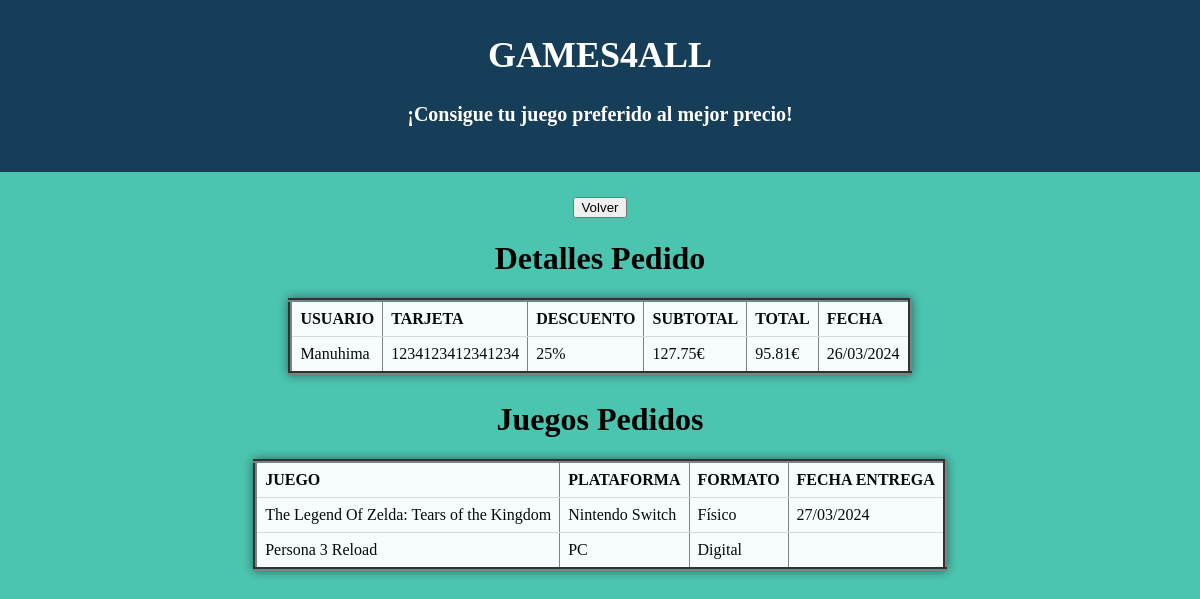
The page /detalles_pedido.php?id=5 (signed in) on the database its author committed.
### tables this page shows
CREATE TABLE `pedido` (
  `id_pedido` int(11) NOT NULL,
  `id_usuario` int(11) NOT NULL,
  `id_tarjeta` int(11) NOT NULL,
  `descuento` int(11) DEFAULT NULL,
  `subtotal` decimal(10,2) NOT NULL,
  `fecha` date NOT NULL
);

CREATE TABLE `usuario` (
  `id_usuario` int(11) NOT NULL,
  `rol` varchar(15) NOT NULL DEFAULT 'usuario',
  `alias` varchar(15) NOT NULL,
  `password` varchar(15) NOT NULL,
  `correo` varchar(30) NOT NULL,
  `nombre` varchar(60) NOT NULL,
  `pais` varchar(20) NOT NULL,
  `ciudad` varchar(20) NOT NULL,
  `direccion` varchar(40) NOT NULL,
  `cod_postal` varchar(8) NOT NULL
);

CREATE TABLE `tarjeta` (
  `id_tarjeta` int(11) NOT NULL,
  `numero` varchar(17) NOT NULL,
  `caducidad` date NOT NULL,
  `titular` varchar(60) NOT NULL,
  `id_usuario` int(11) NOT NULL
);

CREATE TABLE `juegos_pedido` (
  `id_pedido` int(11) NOT NULL,
  `id_juego` int(11) NOT NULL,
  `fecha_entrega` date DEFAULT NULL
);

CREATE TABLE `juego` (
  `id_juego` int(11) NOT NULL,
  `plataforma` enum('PC','Nintendo Switch','PlayStation 4','PlayStation 5','Xbox One','Xbox Series') NOT NULL,
  `titulo` varchar(80) NOT NULL,
  `precio` decimal(10,2) NOT NULL,
  `rebaja` int(11) NOT NULL,
  `stock` int(11) NOT NULL,
  `formato` int(11) NOT NULL
);

### detalles_pedido.php (the view, shortened to what this page needs)
<?php
    if(isset($_GET['id']) && !empty($_GET['id'])) {
        $id_pedido = $_GET['id'];
        $conexion = new mysqli("localhost", "root", "", "games4all");
        $rol = $_COOKIE['rol'];
?>
<!DOCTYPE html>
<html>
    <head>
        <link rel="stylesheet" href="estilos.css">
        <div id="header">
        <h1>GAMES4ALL</h1>
        <h4>¡Consigue tu juego preferido al mejor precio!</h4>
    </div>
    </head>
    <body style="background-color: #4CC5B0; color: #000000;">
    <div style="text-align: center;">
        <div>
        <?php
            if ($rol === 'administrador') {
                echo '<form method="POST" action="gestionar_pedidos.php">
                      <input type="submit" value="Volver">';
            } else {
                echo '<form method="POST" action="consultar_pedidos.php">
                      <input type="submit" value="Volver">';
            }
            ?>
        </div>
        <h1>Detalles Pedido</h1>
    </div>
    <div style="display: inline-block; background-color: #ffffff; opacity: 0.95; box-shadow: 0 0 10px 0 rgba(0,0,0,0.5); ">
        <table border='4' style='border-collapse: collapse;'>
            <tr>
                <th>USUARIO</th>
                <th>TARJETA</th>
                <th>DESCUENTO</th>
                <th>SUBTOTAL</th>
                <th>TOTAL</th>
                <th>FECHA</th>
            </tr>
            <?php
            $sql = "SELECT p.id_pedido, u.alias, t.numero, IFNULL(p.descuento, 0) as descuento, p.subtotal, p.fecha FROM pedido p JOIN usuario u ON p.id_usuario = u.id_usuario JOIN tarjeta t ON p.id_tarjeta = t.id_tarjeta WHERE p.id_pedido = ".$id_pedido."";
            $resultado = $conexion->query($sql);
            while ($fila = $resultado->fetch_assoc()) {
                echo "<tr>
                        <td>".$fila['alias']."</td>
                        <td>".$fila['numero']."</td>
                        <td>".$fila['descuento']."%</td>
                        <td>".$fila['subtotal']."€</td>
                        <td>".number_format($fila['subtotal']-($fila['subtotal']*($fila['descuento'] / 100)),2)."€</td>
                        <td>";echo date('d/m/Y', strtotime($fila['fecha']));"</td>
                    </tr>";
            }
            ?>
        </table>
    </div>
    <div>
        <h1 style="text-align: center;">Juegos Pedidos</h1>
        <div style="display: inline-block; background-color: #ffffff; opacity: 0.95; box-shadow: 0 0 10px 0 rgba(0,0,0,0.5); ">
            <table border='4' style='border-collapse: collapse;'>
                <tr>
                    <th>JUEGO</th>
                    <th>PLATAFORMA</th>
                    <th>FORMATO</th>
                    <th>FECHA ENTREGA</th>
                </tr>
                <?php
                $sql = "SELECT p.id_pedido, j.titulo, j.plataforma, j.formato, jp.fecha_entrega FROM pedido p JOIN juegos_pedido jp ON p.id_pedido = jp.id_pedido JOIN juego j ON jp.id_juego = j.id_juego WHERE p.id_pedido = ".$id_pedido."";
                $resultado = $conexion->query($sql);
                while ($fila = $resultado->fetch_assoc()) {
                    echo "<tr>
                            <td>".$fila['titulo']."</td>
                            <td>".$fila['plataforma']."</td>
                            <td>".($fila['formato'] == 0 ? "Físico" : "Digital")."</td>
                            <td>".($fila['formato'] == 0 ? date('d/m/Y', strtotime($fila['fecha_entrega'])) : '')."</td>
                        </tr>";
                }
                ?>
            </table>
        </div>
    </div>
    <?php
    } else {
        echo "ID de pedido no proporcionado.";
    }
    ?>
</body>
</html>

### estilos.css (style rules this page uses)
body { background: url('fondo.png') no-repeat center center fixed; background-size: contain; text-align: center; color: #4CC5B0; margin: 0; }
#header { background-color: #173E59; color: #ffffff; padding: 20px; margin-top: -10px; margin-left: 0px; margin-right: 0px; margin-bottom: 25px; }
#header h1 { font-family: 'Brush Script MT', cursive; font-size: 36px; }
#header h4 { font-family: 'Brush Script MT', cursive; font-size: 20px; }

### detalles_pedido.php (style rules this page uses)
th, td { padding: 8px; text-align: left; border-bottom: 1px solid #ddd; }

### rows shown on the page
pedido: id_usuario.alias "Manuhima", id_tarjeta.numero "1234123412341234", descuento "25", subtotal "127.75", descuento "95.81", fecha "26/03/2024"
juegos_pedido: id_juego.titulo "The Legend Of Zelda: Tears of the Kingdom", id_juego.plataforma "Nintendo Switch", shows "Físico", fecha_entrega "27/03/2024"
juegos_pedido: id_juego.titulo "Persona 3 Reload", id_juego.plataforma "PC", shows "Digital"
